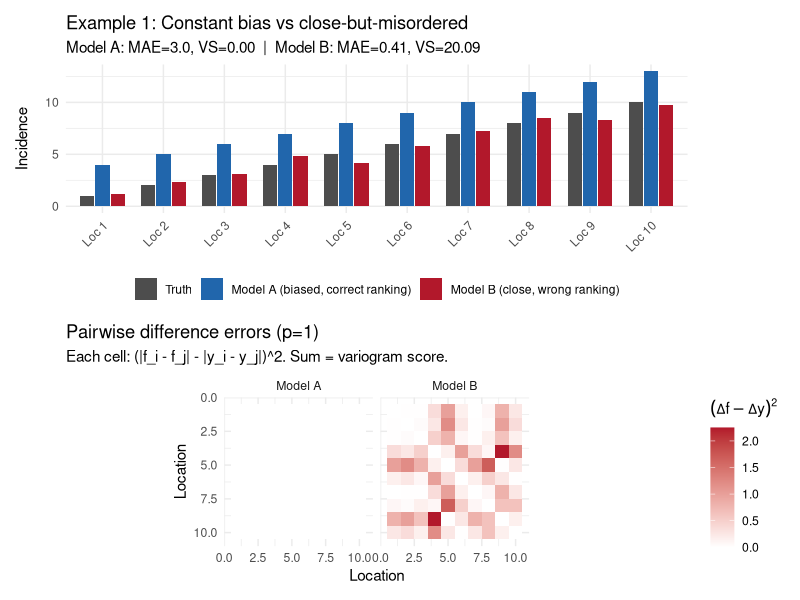
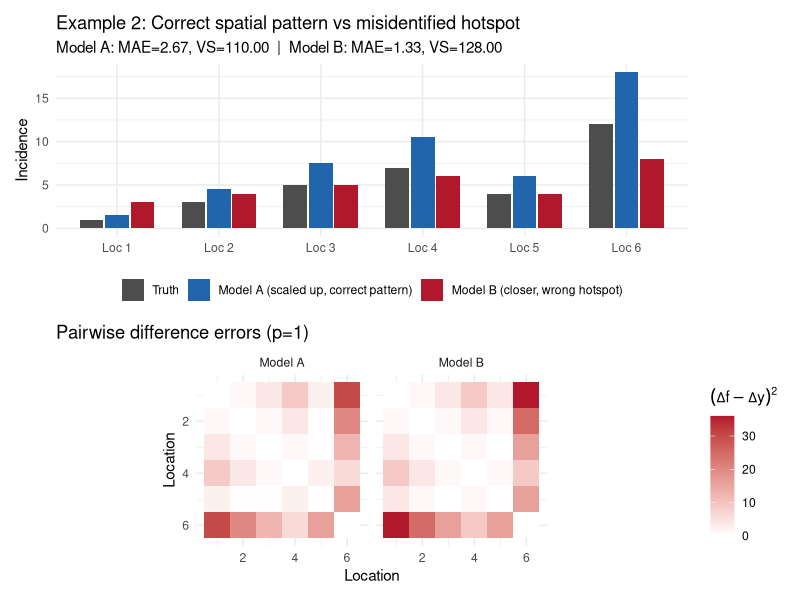
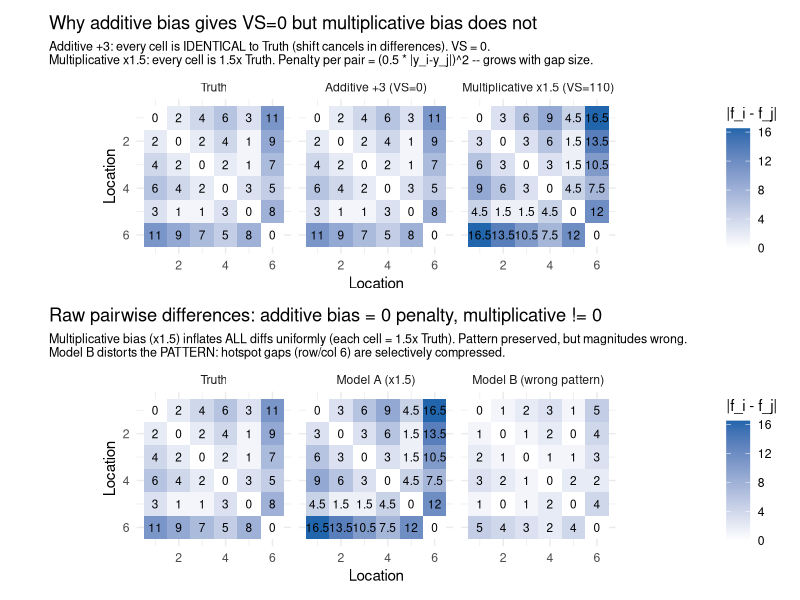
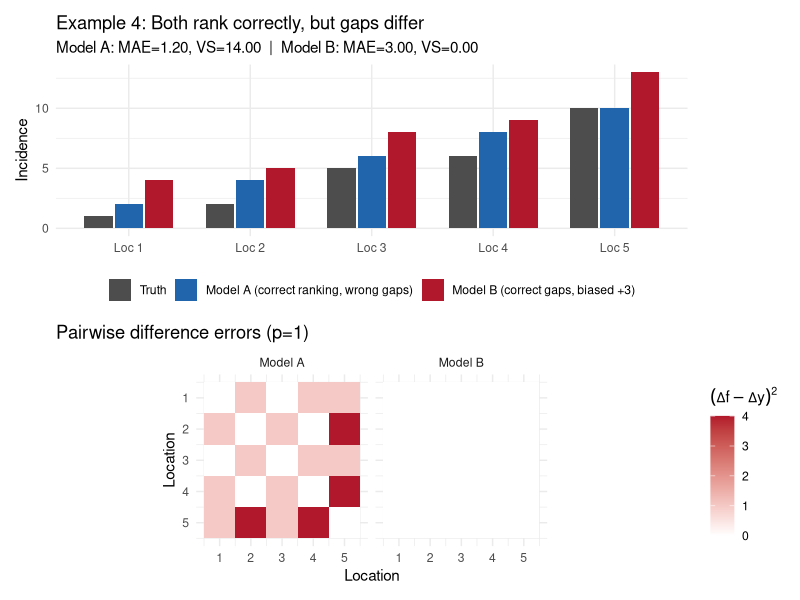

Here is the R script that generated these plots, in order:
# ==========================================================================
# Variogram Score Demo
#
# Demonstrates that the variogram score rewards correct relative structure
# (pairwise differences across locations) over absolute accuracy.
#
# A model with large absolute bias but correct pairwise differences can
# score better on the variogram score than a model that is much closer
# to the truth but has ranking inversions and distorted gaps.
#
# Usage (from repo root):
#   Rscript variogram-score-demo/variogram_score_demo.R
#
# Dependencies: ggplot2, patchwork
# ==========================================================================

library(ggplot2)
library(patchwork)

out_dir <- "variogram-score-demo/plots"
dir.create(out_dir, showWarnings = FALSE, recursive = TRUE)

# -- Helpers ---------------------------------------------------------------

variogram_score <- function(forecast, observed, p = 0.5) {
  # VS_p(f, y) = sum_{i<j} (|f_i - f_j|^p - |y_i - y_j|^p)^2
  # Lower is better. Unit weights.
  n <- length(observed)
  score <- 0
  for (i in 1:(n - 1)) {
    for (j in (i + 1):n) {
      f_diff <- abs(forecast[i] - forecast[j])^p
      y_diff <- abs(observed[i] - observed[j])^p
      score <- score + (f_diff - y_diff)^2
    }
  }
  score
}

mae <- function(forecast, observed) mean(abs(forecast - observed))

print_comparison <- function(true_vals, model_a, model_b, label_a, label_b) {
  cat(strrep("=", 70), "\n")
  cat("True values: ", true_vals, "\n")
  cat("True ranking:", rank(-true_vals), "\n\n")

  cat(label_a, ":", model_a, "\n")
  cat("  Ranking:  ", rank(-model_a), "\n")
  cat(sprintf("  MAE:       %.3f\n", mae(model_a, true_vals)))
  cat(sprintf("  Rank corr: %.3f\n", cor(model_a, true_vals, method = "spearman")))
  cat("\n")

  cat(label_b, ":", model_b, "\n")
  cat("  Ranking:  ", rank(-model_b), "\n")
  cat(sprintf("  MAE:       %.3f\n", mae(model_b, true_vals)))
  cat(sprintf("  Rank corr: %.3f\n", cor(model_b, true_vals, method = "spearman")))
  cat("\n")

  for (p in c(0.5, 1.0)) {
    vs_a <- variogram_score(model_a, true_vals, p = p)
    vs_b <- variogram_score(model_b, true_vals, p = p)
    winner <- if (vs_a < vs_b) label_a else label_b
    cat(sprintf("  Variogram Score (p=%.1f):\n", p))
    cat(sprintf("    %s: %.4f\n", label_a, vs_a))
    cat(sprintf("    %s: %.4f\n", label_b, vs_b))
    cat(sprintf("    Winner: %s\n\n", winner))
  }
}

pairwise_diff_matrix <- function(x) {
  n <- length(x)
  m <- matrix(NA, n, n)
  for (i in seq_len(n)) {
    for (j in seq_len(n)) {
      m[i, j] <- abs(x[i] - x[j])
    }
  }
  m
}

mat_to_df <- function(m, label) {
  n <- nrow(m)
  data.frame(
    row = rep(seq_len(n), each = n),
    col = rep(seq_len(n), times = n),
    value = as.vector(m),
    source = label
  )
}


# =====================================================================
# EXAMPLE 1: Constant bias vs ranking inversions
# =====================================================================
cat("\n", strrep("=", 70), "\n")
cat("EXAMPLE 1: Constant bias vs close-but-misordered\n")
cat(strrep("=", 70), "\n\n")

true_values <- c(1, 2, 3, 4, 5, 6, 7, 8, 9, 10)

# Model A: correct ranking and correct gaps, shifted up by 3.
# Every pairwise difference is perfectly preserved.
model_a <- true_values + 3  # [4, 5, 6, 7, 8, 9, 10, 11, 12, 13]

# Model B: much closer to truth, but locations 4/5 and 8/9 are swapped,
# and some gaps are compressed.
model_b <- c(1.2, 2.3, 3.1, 4.8, 4.2, 5.8, 7.2, 8.5, 8.3, 9.7)

print_comparison(true_values, model_a, model_b,
                 "A (biased, correct ranking)",
                 "B (close, wrong ranking)")


# =====================================================================
# EXAMPLE 2: Misidentified hotspots
# =====================================================================
cat("\n", strrep("=", 70), "\n")
cat("EXAMPLE 2: Correct spatial pattern vs misidentified hotspot\n")
cat(strrep("=", 70), "\n\n")

# 6 locations, one clear hotspot (loc 6) and one cold spot (loc 1)
true_values_2 <- c(1, 3, 5, 7, 4, 12)

# Model A: correct spatial pattern, proportionally scaled up by 1.5x
model_a2 <- true_values_2 * 1.5  # [1.5, 4.5, 7.5, 10.5, 6, 18]

# Model B: closer overall, but thinks loc 6 is only moderate
model_b2 <- c(3, 4, 5, 6, 4, 8)

print_comparison(true_values_2, model_a2, model_b2,
                 "A (scaled up, correct pattern)",
                 "B (closer, wrong hotspot)")


# =====================================================================
# EXAMPLE 3: Decomposing pairwise contributions
# =====================================================================
cat("\n", strrep("=", 70), "\n")
cat("EXAMPLE 3: Decomposing pairwise contributions (p=1)\n")
cat(strrep("=", 70), "\n\n")

cat("Using Example 1 to show which location pairs drive the score:\n\n")

f_a <- true_values + 3
f_b <- c(1.2, 2.3, 3.1, 4.8, 4.2, 5.8, 7.2, 8.5, 8.3, 9.7)

# Show interesting pairs -- around the two rank swaps and some long-range
pairs <- list(c(4, 5), c(3, 5), c(4, 6),    # around swap at locs 4/5
              c(8, 9), c(7, 9), c(8, 10),    # around swap at locs 8/9
              c(1, 10), c(1, 6), c(4, 10))   # long-range

cat(sprintf("%10s  %10s  %10s  %10s  %10s  %10s\n",
            "Pair", "True diff", "A diff", "A penalty", "B diff", "B penalty"))
cat(strrep("-", 75), "\n")

for (pr in pairs) {
  i <- pr[1]; j <- pr[2]
  td <- abs(true_values[i] - true_values[j])
  ad <- abs(f_a[i] - f_a[j])
  bd <- abs(f_b[i] - f_b[j])
  ap <- (ad - td)^2
  bp <- (bd - td)^2
  cat(sprintf("  (%d,%2d)    %10.2f  %10.2f  %10.4f  %10.2f  %10.4f\n",
              i, j, td, ad, ap, bd, bp))
}

cat(sprintf("\nFull variogram score (p=1, all 45 pairs):\n"))
cat(sprintf("  Model A: %.4f\n", variogram_score(f_a, true_values, p = 1)))
cat(sprintf("  Model B: %.4f\n", variogram_score(f_b, true_values, p = 1)))


# =====================================================================
# EXAMPLE 4: Limitation -- correct ranking but wrong gap magnitudes
# =====================================================================
cat("\n", strrep("=", 70), "\n")
cat("EXAMPLE 4: Limitation -- correct ranking but wrong gap magnitudes\n")
cat(strrep("=", 70), "\n\n")

true_values_4 <- c(1, 2, 5, 6, 10)

# Model A: correct ranking but gaps are wrong (uniform spacing)
model_a4 <- c(2, 4, 6, 8, 10)

# Model B: correct ranking AND correct gap structure, shifted up by 3
model_b4 <- true_values_4 + 3  # [4, 5, 8, 9, 13]

print_comparison(true_values_4, model_a4, model_b4,
                 "A (correct ranking, wrong gaps)",
                 "B (correct gaps, biased +3)")

cat("Key insight: Both models rank correctly, but Model B preserves\n")
cat("the gap structure (locs 3-4 close together, big jump to loc 5).\n")
cat("The variogram score captures this; pure ranking metrics would not.\n")


# =====================================================================
# FIGURE 1: Example 1 -- location profiles + score summary
# =====================================================================

loc_labels <- paste0("Loc ", seq_along(true_values))

df1 <- data.frame(
  location = rep(factor(loc_labels, levels = loc_labels), 3),
  value = c(true_values, model_a, model_b),
  model = rep(c("Truth", "Model A (biased, correct ranking)",
                "Model B (close, wrong ranking)"), each = 10)
)
df1$model <- factor(df1$model, levels = c(
  "Truth", "Model A (biased, correct ranking)",
  "Model B (close, wrong ranking)"
))

p1_bars <- ggplot(df1, aes(x = location, y = value, fill = model)) +
  geom_col(position = position_dodge(width = 0.75), width = 0.7) +
  scale_fill_manual(values = c("Truth" = "grey30",
                                "Model A (biased, correct ranking)" = "#2166AC",
                                "Model B (close, wrong ranking)" = "#B2182B")) +
  labs(title = "Example 1: Constant bias vs close-but-misordered",
       subtitle = sprintf(
         "Model A: MAE=%.1f, VS=%.2f  |  Model B: MAE=%.2f, VS=%.2f",
         mae(model_a, true_values),
         variogram_score(model_a, true_values, p = 1),
         mae(model_b, true_values),
         variogram_score(model_b, true_values, p = 1)),
       x = NULL, y = "Incidence", fill = NULL) +
  theme_minimal(base_size = 11) +
  theme(legend.position = "bottom",
        axis.text.x = element_text(angle = 45, hjust = 1))

dm_truth <- pairwise_diff_matrix(true_values)
dm_a     <- pairwise_diff_matrix(model_a)
dm_b     <- pairwise_diff_matrix(model_b)

err_a <- (dm_a - dm_truth)^2
err_b <- (dm_b - dm_truth)^2

df_err <- rbind(
  mat_to_df(err_a, "Model A"),
  mat_to_df(err_b, "Model B")
)
df_err$source <- factor(df_err$source, levels = c("Model A", "Model B"))

p1_heat <- ggplot(df_err, aes(x = col, y = row, fill = value)) +
  geom_tile() +
  scale_fill_gradient(low = "white", high = "#B2182B",
                      name = expression((Delta*f - Delta*y)^2)) +
  scale_y_reverse() +
  facet_wrap(~source) +
  coord_equal() +
  labs(title = "Pairwise difference errors (p=1)",
       subtitle = "Each cell: (|f_i - f_j| - |y_i - y_j|)^2. Sum = variogram score.",
       x = "Location", y = "Location") +
  theme_minimal(base_size = 11)

fig1 <- p1_bars / p1_heat + plot_layout(heights = c(1, 1))


# =====================================================================
# FIGURE 2: Example 2 -- hotspot misidentification
# =====================================================================

loc_labels_2 <- paste0("Loc ", seq_along(true_values_2))

df2 <- data.frame(
  location = rep(factor(loc_labels_2, levels = loc_labels_2), 3),
  value = c(true_values_2, model_a2, model_b2),
  model = rep(c("Truth", "Model A (scaled up, correct pattern)",
                "Model B (closer, wrong hotspot)"), each = 6)
)
df2$model <- factor(df2$model, levels = c(
  "Truth", "Model A (scaled up, correct pattern)",
  "Model B (closer, wrong hotspot)"
))

p2_bars <- ggplot(df2, aes(x = location, y = value, fill = model)) +
  geom_col(position = position_dodge(width = 0.75), width = 0.7) +
  scale_fill_manual(values = c("Truth" = "grey30",
                                "Model A (scaled up, correct pattern)" = "#2166AC",
                                "Model B (closer, wrong hotspot)" = "#B2182B")) +
  labs(title = "Example 2: Correct spatial pattern vs misidentified hotspot",
       subtitle = sprintf(
         "Model A: MAE=%.2f, VS=%.2f  |  Model B: MAE=%.2f, VS=%.2f",
         mae(model_a2, true_values_2),
         variogram_score(model_a2, true_values_2, p = 1),
         mae(model_b2, true_values_2),
         variogram_score(model_b2, true_values_2, p = 1)),
       x = NULL, y = "Incidence", fill = NULL) +
  theme_minimal(base_size = 11) +
  theme(legend.position = "bottom")

dm_truth2 <- pairwise_diff_matrix(true_values_2)
dm_a2     <- pairwise_diff_matrix(model_a2)
dm_b2     <- pairwise_diff_matrix(model_b2)
err_a2    <- (dm_a2 - dm_truth2)^2
err_b2    <- (dm_b2 - dm_truth2)^2

df_err2 <- rbind(
  mat_to_df(err_a2, "Model A"),
  mat_to_df(err_b2, "Model B")
)
df_err2$source <- factor(df_err2$source, levels = c("Model A", "Model B"))

p2_heat <- ggplot(df_err2, aes(x = col, y = row, fill = value)) +
  geom_tile() +
  scale_fill_gradient(low = "white", high = "#B2182B",
                      name = expression((Delta*f - Delta*y)^2)) +
  scale_y_reverse() +
  facet_wrap(~source) +
  coord_equal() +
  labs(title = "Pairwise difference errors (p=1)",
       x = "Location", y = "Location") +
  theme_minimal(base_size = 11)

fig2 <- p2_bars / p2_heat + plot_layout(heights = c(1, 1))


# =====================================================================
# FIGURE 2b: Additive vs multiplicative bias -- why VS != 0 for scaling
# =====================================================================

df_diffs2 <- rbind(
  mat_to_df(dm_truth2, "Truth"),
  mat_to_df(dm_a2, "Model A (x1.5)"),
  mat_to_df(dm_b2, "Model B (wrong pattern)")
)
df_diffs2$source <- factor(df_diffs2$source, levels = c(
  "Truth", "Model A (x1.5)", "Model B (wrong pattern)"
))

p2b_diffs <- ggplot(df_diffs2, aes(x = col, y = row, fill = value)) +
  geom_tile() +
  geom_text(aes(label = round(value, 1)), size = 3) +
  scale_fill_gradient(low = "white", high = "#2166AC",
                      name = "|f_i - f_j|") +
  scale_y_reverse() +
  facet_wrap(~source) +
  coord_equal() +
  labs(title = "Raw pairwise differences: additive bias = 0 penalty, multiplicative != 0",
       subtitle = paste0(
         "Multiplicative bias (x1.5) inflates ALL diffs uniformly ",
         "(each cell = 1.5x Truth). Pattern preserved, but magnitudes wrong.\n",
         "Model B distorts the PATTERN: hotspot gaps (row/col 6) are ",
         "selectively compressed."),
       x = "Location", y = "Location") +
  theme_minimal(base_size = 11) +
  theme(plot.subtitle = element_text(size = 9))

model_a2_additive <- true_values_2 + 3
dm_a2_add <- pairwise_diff_matrix(model_a2_additive)

df_diffs2_add <- rbind(
  mat_to_df(dm_truth2, "Truth"),
  mat_to_df(dm_a2_add, "Additive +3 (VS=0)"),
  mat_to_df(dm_a2, "Multiplicative x1.5 (VS=110)")
)
df_diffs2_add$source <- factor(df_diffs2_add$source, levels = c(
  "Truth", "Additive +3 (VS=0)", "Multiplicative x1.5 (VS=110)"
))

p2b_add_vs_mult <- ggplot(df_diffs2_add, aes(x = col, y = row, fill = value)) +
  geom_tile() +
  geom_text(aes(label = round(value, 1)), size = 3) +
  scale_fill_gradient(low = "white", high = "#2166AC",
                      name = "|f_i - f_j|") +
  scale_y_reverse() +
  facet_wrap(~source) +
  coord_equal() +
  labs(title = "Why additive bias gives VS=0 but multiplicative bias does not",
       subtitle = paste0(
         "Additive +3: every cell is IDENTICAL to Truth (shift cancels in ",
         "differences). VS = 0.\n",
         "Multiplicative x1.5: every cell is 1.5x Truth. ",
         "Penalty per pair = (0.5 * |y_i-y_j|)^2 -- grows with gap size."),
       x = "Location", y = "Location") +
  theme_minimal(base_size = 11) +
  theme(plot.subtitle = element_text(size = 9))

fig2b <- p2b_add_vs_mult / p2b_diffs + plot_layout(heights = c(1, 1))


# =====================================================================
# FIGURE 3: Example 4 -- correct ranking but wrong gaps
# =====================================================================

loc_labels_4 <- paste0("Loc ", seq_along(true_values_4))

df4 <- data.frame(
  location = rep(factor(loc_labels_4, levels = loc_labels_4), 3),
  value = c(true_values_4, model_a4, model_b4),
  model = rep(c("Truth", "Model A (correct ranking, wrong gaps)",
                "Model B (correct gaps, biased +3)"), each = 5)
)
df4$model <- factor(df4$model, levels = c(
  "Truth", "Model A (correct ranking, wrong gaps)",
  "Model B (correct gaps, biased +3)"
))

p4_bars <- ggplot(df4, aes(x = location, y = value, fill = model)) +
  geom_col(position = position_dodge(width = 0.75), width = 0.7) +
  scale_fill_manual(values = c("Truth" = "grey30",
                                "Model A (correct ranking, wrong gaps)" = "#2166AC",
                                "Model B (correct gaps, biased +3)" = "#B2182B")) +
  labs(title = "Example 4: Both rank correctly, but gaps differ",
       subtitle = sprintf(
         "Model A: MAE=%.2f, VS=%.2f  |  Model B: MAE=%.2f, VS=%.2f",
         mae(model_a4, true_values_4),
         variogram_score(model_a4, true_values_4, p = 1),
         mae(model_b4, true_values_4),
         variogram_score(model_b4, true_values_4, p = 1)),
       x = NULL, y = "Incidence", fill = NULL) +
  theme_minimal(base_size = 11) +
  theme(legend.position = "bottom")

dm_truth4 <- pairwise_diff_matrix(true_values_4)
dm_a4     <- pairwise_diff_matrix(model_a4)
dm_b4     <- pairwise_diff_matrix(model_b4)
err_a4    <- (dm_a4 - dm_truth4)^2
err_b4    <- (dm_b4 - dm_truth4)^2

df_err4 <- rbind(
  mat_to_df(err_a4, "Model A"),
  mat_to_df(err_b4, "Model B")
)
df_err4$source <- factor(df_err4$source, levels = c("Model A", "Model B"))

p4_heat <- ggplot(df_err4, aes(x = col, y = row, fill = value)) +
  geom_tile() +
  scale_fill_gradient(low = "white", high = "#B2182B",
                      name = expression((Delta*f - Delta*y)^2)) +
  scale_y_reverse() +
  facet_wrap(~source) +
  coord_equal() +
  labs(title = "Pairwise difference errors (p=1)",
       x = "Location", y = "Location") +
  theme_minimal(base_size = 11)

fig3 <- p4_bars / p4_heat + plot_layout(heights = c(1, 1))


# =====================================================================
# Save
# =====================================================================

ggsave(file.path(out_dir, "variogram_ex1_bias_vs_misordered.png"),
       fig1, width = 9, height = 8, dpi = 150)
ggsave(file.path(out_dir, "variogram_ex2_hotspot.png"),
       fig2, width = 8, height = 8, dpi = 150)
ggsave(file.path(out_dir, "variogram_ex2b_additive_vs_multiplicative.png"),
       fig2b, width = 10, height = 10, dpi = 150)
ggsave(file.path(out_dir, "variogram_ex4_gaps.png"),
       fig3, width = 8, height = 8, dpi = 150)

cat("\nPlots saved to", out_dir, "\n")
